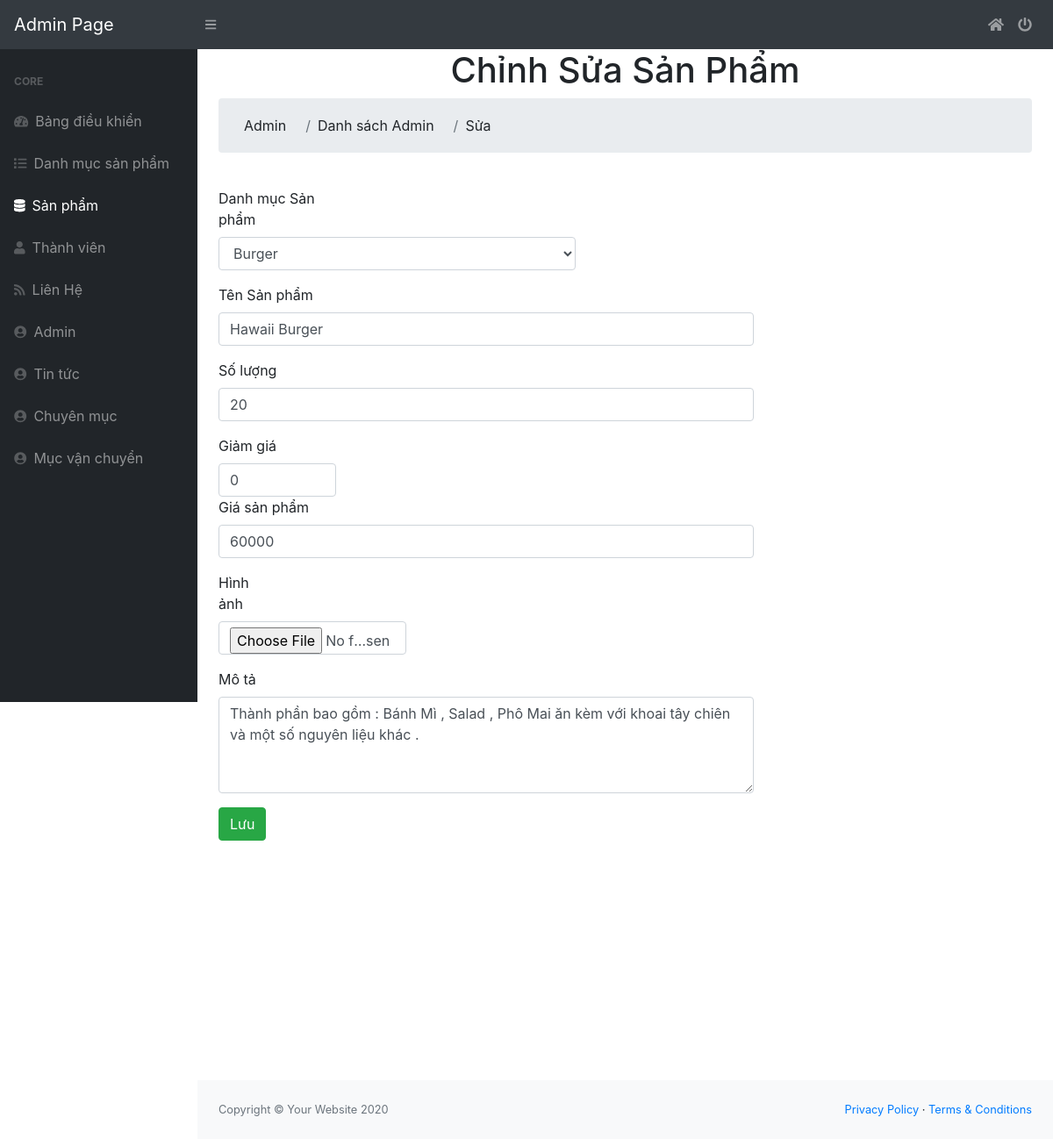
The app's page /admin/modules/product/edit.php?id=5 with its own data.
### tables this page shows
CREATE TABLE `product` (
  `id` int(11) NOT NULL,
  `name` varchar(100) DEFAULT NULL,
  `slug` varchar(100) DEFAULT NULL,
  `price` int(11) DEFAULT NULL,
  `sale` tinyint(4) DEFAULT '0',
  `thunbar` varchar(100) DEFAULT NULL,
  `category_id` int(11) DEFAULT NULL,
  `content` text,
  `number` int(11) NOT NULL DEFAULT '0',
  `head` int(11) DEFAULT '0',
  `view` int(11) DEFAULT '0',
  `pay` int(11)	DEFAULT '0',
  `hot` tinyint(4) DEFAULT '0',
  `created_at` timestamp NULL DEFAULT NULL,
  `update_at` timestamp NULL DEFAULT NULL ON UPDATE CURRENT_TIMESTAMP
);

CREATE TABLE `category` (
  `id` int(11) NOT NULL,
  `name` varchar(100) DEFAULT NULL,
  `slug` varchar(100) DEFAULT NULL,
  `images` varchar(100) DEFAULT NULL,
  `banner` varchar(100) DEFAULT NULL,
  `home` tinyint(4) DEFAULT '0',
  `status` tinyint(4) DEFAULT '1',
  `created_at` timestamp NOT NULL DEFAULT CURRENT_TIMESTAMP,
  `update_at` timestamp NOT NULL DEFAULT CURRENT_TIMESTAMP ON UPDATE CURRENT_TIMESTAMP
);

### libraries/Database.php (called while the page is built, shortened)
<?php
    class Database
    {
        public $link;
        public function __construct()
        {
            $this->link = mysqli_connect("localhost","root","","shop") or die ();
            mysqli_set_charset($this->link,"utf8");
        }
        public function fetchID($table , $id )
        {
            $sql = "SELECT * FROM {$table} WHERE id = $id ";
            $result = mysqli_query($this->link,$sql) or die("Lỗi  truy vấn fetchID " .mysqli_error($this->link));
            return mysqli_fetch_assoc($result);
        }
         public function fetchAll($table)
        {
            $sql = "SELECT * FROM {$table} WHERE 1" ;
            $result = mysqli_query($this->link,$sql) or die("Lỗi Truy Vấn fetchAll " .mysqli_error($this->link));
            $data = [];
            if( $result)
            {
                while ($num = mysqli_fetch_assoc($result))
                {
                    $data[] = $num;
                }
            }
            return $data;
        }
    }
?>

### admin/autoload/autoload.php (called while the page is built, shortened)
<?php
require_once __DIR__."/../../libraries/Database.php";
require_once __DIR__."/../../libraries/Function.php";
$db = new Database;
?>

### libraries/Function.php (called while the page is built, shortened)
<?php
function getInput($String)
{
return isset($_GET[$String]) ? $_GET[$String] : '' ;
}

### admin/modules/product/edit.php (the view, shortened to what this page needs)
<?php
require_once __DIR__."/../../autoload/autoload.php";
$id = intval(getInput('id'));
$Editproduct = $db->fetchID("product",$id);
$category = $db->fetchAll("category");
?>
<?php  require_once __DIR__. "/../../layouts/header.php"; ?>
        <div class="container-fluid">
        <h1 style="text-align: center;">Chỉnh Sửa Sản Phẩm</h1>
         <ol class="breadcrumb mb-4">
            <li class="breadcrumb-item btn" >Admin</li>
            <li class="breadcrumb-item btn">Danh sách Admin</li>
            <li class="breadcrumb-item btn">Sửa</li>
        </ol>
        </div>
<dir class="col-md-12">
  <form class="form-horizontal" action="" method="POST"  enctype="multipart/form-data">
       <div class="form-group">
        <label for="InputEmail3" class="col-sm-2 control-label">Danh mục Sản phẩm</label>
          <div class="col-sm-8">
            <select class="form-control col-md-8" name="category_id">
                  <?php foreach ($category as $item ): ?>
       <option value="<?php echo $item['id'] ?>"<?php echo $Editproduct['category_id']== $item['id'] ? "selected='selected'":'' ?>><?php echo $item['name'] ?></option>
       <?php endforeach ?>
            </select>
          </div>
      </div>
      <div class="form-group">
        <label for="InputEmail3" class="col-sm-2 control-label">Tên Sản phẩm</label>
          <div class="col-sm-8">
            <input type="text" class="form-control" id="InputEmail3" name="name" placeholder="Tên sản phẩm" value="<?php echo $Editproduct['name']?>">
          </div>
      </div>
       <div class="form-group">
        <label for="InputEmail3" class="col-sm-2 control-label">Số lượng</label>
          <div class="col-sm-8">
            <input type="number" class="form-control" id="InputEmail3" name="number" placeholder="Số lượng" min="0" value="<?php echo $Editproduct['number']?>">
          </div>
      </div>
       <div class="form-group">
        <label for="InputEmail3" class="col-sm-2 control-label">Giảm giá</label>
          <div class="col-sm-2">
            <input type="number" class="form-control" id="InputEmail3" name="sale" placeholder="%" value="<?php echo $Editproduct['sale']?>">
          </div>
<div class="form-group">
        <label for="InputEmail3" class="col-sm-2 control-label">Giá sản phẩm</label>
          <div class="col-sm-8">
            <input type="number" class="form-control" id="InputEmail3" name="price" placeholder="Giá sản phẩm" value="<?php echo $Editproduct['price']?>">
          </div>
      </div>
        <label for="InputEmail3" class="col-sm-1 control-label">Hình ảnh</label>
          <div class="col-sm-3">
            <input type="file" class="form-control" id="InputEmail3" name="thunbar">
          </div>
      </div>
      <div class="form-group">
        <label for="InputEmail3" class="col-sm-2 control-label">Mô tả</label>
          <div class="col-sm-8">
           <textarea class="form-control" name="content" rows="4"><?php echo $Editproduct['content']?></textarea>
          </div>
      </div>
    <div class="form-group">
            <div class="col-sm-offset-2 col-sm-10">
        <button type="submit" class="btn btn-success">Lưu</button>
            </div>
    </div>
  </form>
</dir>
 <?php  require_once __DIR__. "/../../layouts/footer.php"; ?>

### records on screen
product: category_id "Burger", name "Hawaii Burger", number "20", sale "0", price "60000", content "Thành phần bao gồm : Bánh Mì , Salad , Phô Mai ăn kèm với khoai tây chiên và một số nguyên liệu khác ."
